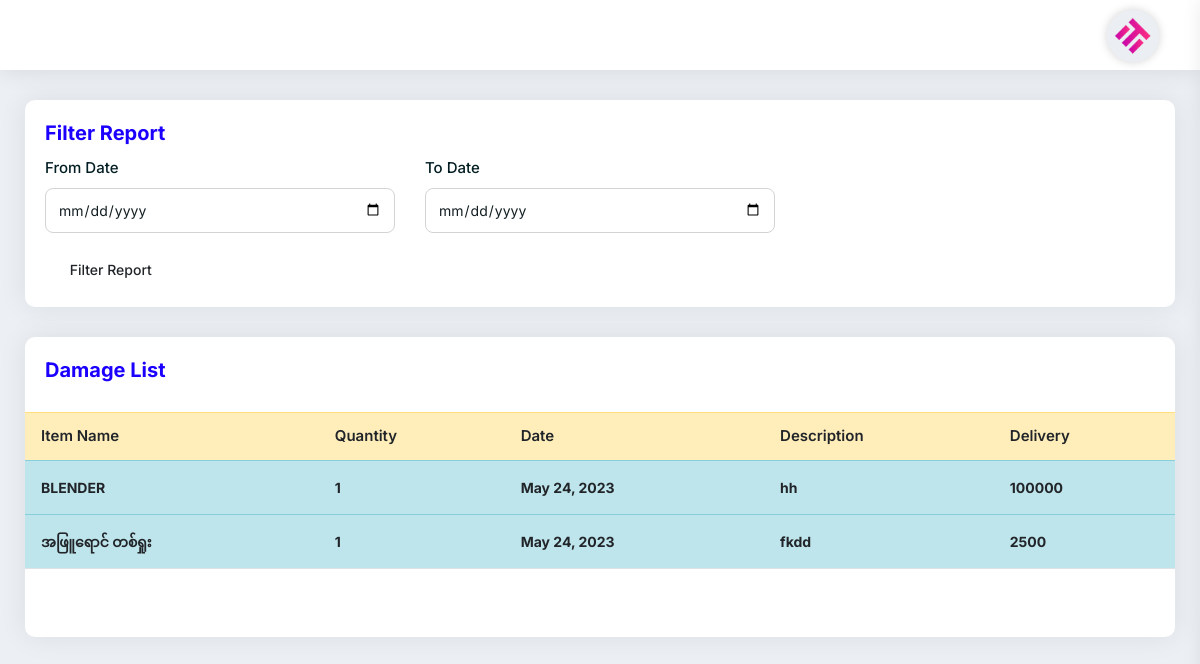
The page /DamageReportView/ on the database its author committed.
### myapp/models.py (models this page shows)
class DamageItems(models.Model):
    item_name = models.CharField(max_length=225)
    category = models.CharField(max_length=225,blank=True,null=True)
    item_code = models.CharField(max_length=225,blank=True,null=True)
    quantity = models.IntegerField(default=0)
    return_delivery_charge = models.IntegerField(default=0)
    description = models.CharField(max_length=225,blank=True,null=True)
    return_date = models.DateField()
    created_at = models.DateField(auto_now_add=True)

### myapp/views.py (the view, shortened to what this page needs)
# urls.py: path('DamageReportView/', DamageReportView.as_view(), name='DamageReportView'),
class DamageReportView(View):
    def get(self,request):
        damage_rp = DamageItems.objects.all()
        context = {'damage_rp': damage_rp}
        return render(request, 'damage_report_view.html', context)

### templates/damage_report_view.html (shortened to what this page needs)
{% extends 'base.html' %}
{% block content %}
					<div class="pd-20 card-box mb-30">
						<div class="clearfix">
							<div class="pull-left">
								<h4 class="text-blue h4">Filter Report</h4>
							</div>
						</div>
						<form action="{% url 'myapp:DamageReportView' %}" method="post">{% csrf_token %}
							<div class="row">
								<div class="col-md-4 col-sm-12">
									<div class="form-group">
										<label>From Date</label>
                                        <input type="date" name="fromdate" class="form-control">
									</div>
								</div>
                                <div class="col-md-4 col-sm-12">
									<div class="form-group">
										<label>To Date</label>
                                        <input type="date" name="todate" class="form-control">
									</div>
								</div>
							</div>
                            <button
										type="submit"
										class="btn btn-sm"
										data-bgcolor="#00b489"
										data-color="#ffffff"
									>
                                <i class="icon-copy dw dw-filter-1"></i>Filter Report
									</button>
						</form>
					</div>
<div class="card-box mb-30">
    <div class="pd-20">
        <h4 class="text-blue h4">Damage List</h4>
    </div>
    <div class="pb-20">
        <table
                class="table hover multiple-select-row data-table-export nowrap"
        >
            <thead>
            <tr class="table-warning">
                <th class="">Item Name</th>
                <th class="">Quantity</th>
                <th class=""> Date</th>
                <th class="">Description</th>
                <th class="">Delivery</th>
            </tr>
            </thead>
            <tbody>
            {% for p in damage_rp %}
            <tr class="table-info">
                <td class="table-plus"><b>{{p.item_name}}</b></td>
                 <td><b>{{p.quantity}}</b></td>
                <td><b>{{p.return_date}}</b></td>
                <td><b>{{p.description}}</b></td>
                <td><b>{{p.return_delivery_charge}}</b></td>
            </tr>
            {% endfor %}
            </tbody>
            <tfoot>
            <tr>
                <td></td>
                <td></td>
                <th class="text-danger"></th>
                <th class="text-danger"></th>
                <td></td>
            </tr>
            </tfoot>
        </table>
    </div>
</div>
{% endblock content %}

### rows shown on the page
DamageItems: item_name "BLENDER", quantity "1", return_date "May 24, 2023", description "hh", return_delivery_charge "100000"
DamageItems: item_name "အဖြူရောင် တစ်ရှုး", quantity "1", return_date "May 24, 2023", description "fkdd", return_delivery_charge "2500"
